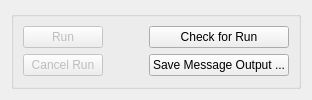
             <widget class="QWidget" name="tab_Start">
              <attribute name="title">
               <string>Start</string>
              </attribute>
              <layout class="QVBoxLayout" name="verticalLayout_9">
               <item>
                <widget class="QGroupBox" name="groupBox">
                 <property name="title">
                  <string/>
                 </property>
                 <layout class="QVBoxLayout" name="verticalLayout_21">
                  <item>
                   <layout class="QGridLayout" name="gridLayout_3">
                    <item row="0" column="0">
                     <widget class="QPushButton" name="pushButton_Run">
                      <property name="enabled">
                       <bool>false</bool>
                      </property>
                      <property name="text">
                       <string>Run</string>
                      </property>
                     </widget>
                    </item>
                    <item row="0" column="1">
                     <spacer name="horizontalSpacer_6">
                      <property name="orientation">
                       <enum>Qt::Horizontal</enum>
                      </property>
                      <property name="sizeHint" stdset="0">
                       <size>
                        <width>40</width>
                        <height>20</height>
                       </size>
                      </property>
                     </spacer>
                    </item>
                    <item row="0" column="2">
                     <widget class="QPushButton" name="pushButton_SaveSettingsForRun">
                      <property name="minimumSize">
                       <size>
                        <width>130</width>
                        <height>0</height>
                       </size>
                      </property>
                      <property name="styleSheet">
                       <string notr="true"/>
                      </property>
                      <property name="text">
                       <string>Check for Run</string>
                      </property>
                     </widget>
                    </item>
                    <item row="1" column="1">
                     <spacer name="horizontalSpacer_15">
                      <property name="orientation">
                       <enum>Qt::Horizontal</enum>
                      </property>
                      <property name="sizeHint" stdset="0">
                       <size>
                        <width>40</width>
                        <height>20</height>
                       </size>
                      </property>
                     </spacer>
                    </item>
                    <item row="1" column="2">
                     <widget class="QPushButton" name="pushButton_SaveMessageOutput">
                      <property name="minimumSize">
                       <size>
                        <width>130</width>
                        <height>0</height>
                       </size>
                      </property>
                      <property name="text">
                       <string>Save Message Output ...</string>
                      </property>
                     </widget>
                    </item>
                    <item row="1" column="0">
                     <widget class="QPushButton" name="pushButton_CancelRun">
                      <property name="enabled">
                       <bool>false</bool>
                      </property>
                      <property name="toolTip">
                       <string>Sorry not implemented yet!</string>
                      </property>
                      <property name="statusTip">
                       <string>Sorry not implemented yet!</string>
                      </property>
                      <property name="text">
                       <string>Cancel Run</string>
                      </property>
                     </widget>
                    </item>
                   </layout>
                  </item>
                 </layout>
                </widget>
               </item>
              </layout>
             </widget>
